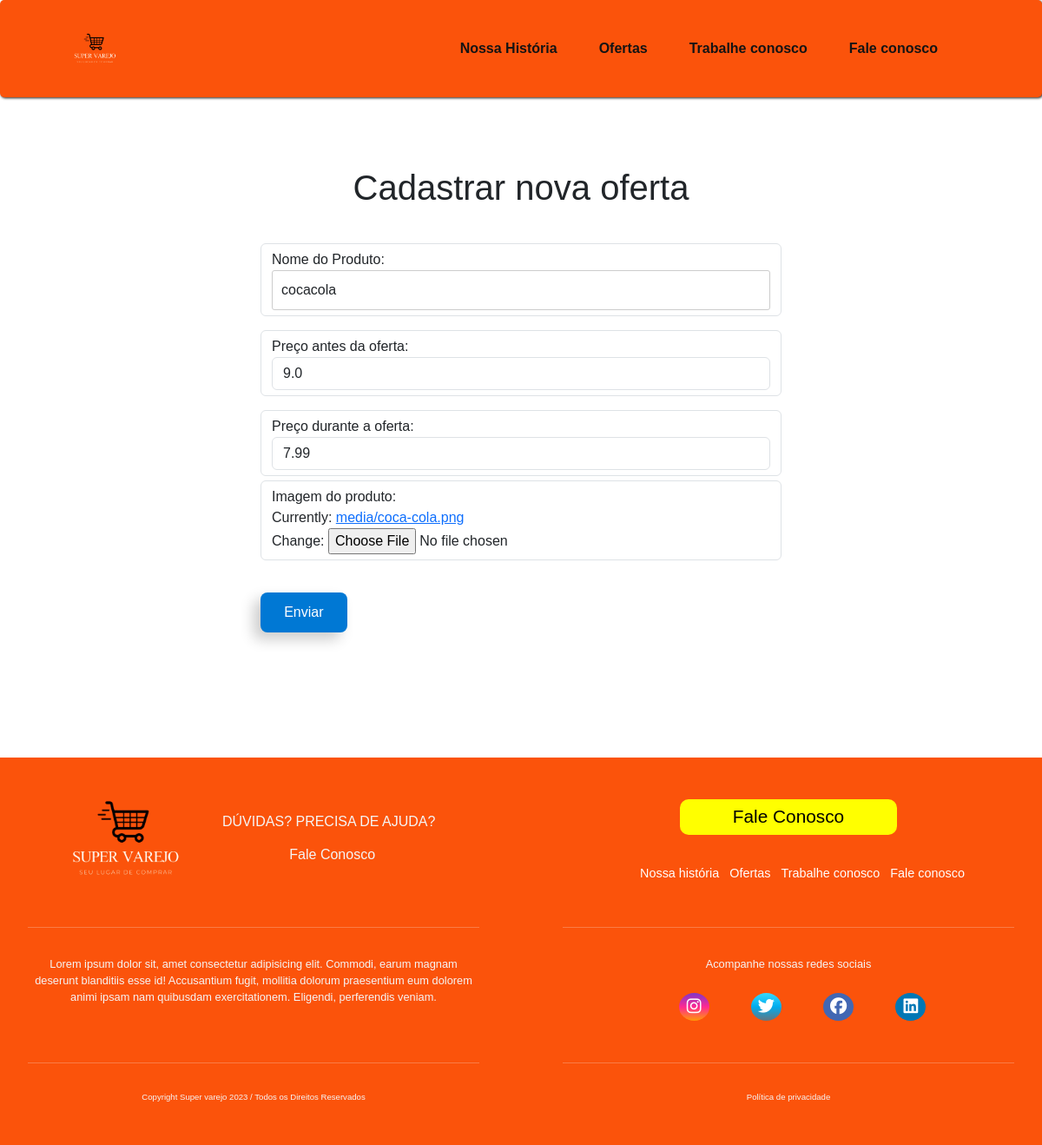
The app's page /ofertas/editar10/ with its own data.
### ofertas/models.py (models this page shows)
class Oferta(models.Model):
    nome_produto = models.CharField(max_length=100)
    valor_antigo = models.FloatField()
    novo_valor = models.FloatField()
    imagem = models.ImageField(upload_to='media')

### ofertas/views.py (the view)
# urls.py: path('ofertas/editar<int:id>/', views.ofertas_editar, name='ofertas_editar'),
def ofertas_editar(request, id):
    oferta = get_object_or_404(Oferta, id=id)
    if request.method == 'POST':
        form = OfertaForm(request.POST, instance=oferta)
        if form.is_valid():
            form.save()
            return redirect('ofertas_admin')
    else:
        form = OfertaForm(instance=oferta)
    return render(request, 'ofertas/pages/form_oferta.html', {'form': form})

### ofertas/forms.py
class OfertaForm(ModelForm):
    class Meta:
        model = Oferta
        fields = '__all__'
        widgets = {
            'nome_produto': forms.TextInput(attrs={'class': 'form-control'}),
            'valor_antigo': forms.NumberInput(attrs={'class': 'form-control'}),
            'novo_valor': forms.NumberInput(attrs={'class': 'form-control'}),
            'imagem_produto': forms.FileInput(attrs={'class': 'form-control'})
        }

### ofertas/templates/ofertas/pages/form_oferta.html (shortened to what this page needs)
{% include 'ofertas/partials/head.html' %}
<body>
    {% include 'ofertas/partials/header.html' %}
    <form class="form_oferta" method="post" enctype="multipart/form-data">
        <div class="mb-3 campo_oferta">
            <h1 class="title_criar_oferta">Cadastrar nova oferta</h1>
            <label for="nome_produto" class="form-control">Nome do Produto: {{form.nome_produto}}</label>
        </div>
        <div class="mb-3">
            <label for="preco_antigo" class="form-control">Preço antes da oferta: {{form.valor_antigo}}</label>
        </div>
        <div class="mb3">
            <label for="preco_novo" class="form-control">Preço durante a oferta: {{form.novo_valor}}</label>
        </div>
        <div class="mb-3">
            <label for="imagem_produto" class="form-control">Imagem do produto: <br>{{form.imagem}}</label>
            <button type="submit">Enviar</button>
        </div>
    </form>
    {% include 'ofertas/partials/footer.html' %}
</body>

### ofertas/static/ofertas/css/style-main.css (style rules this page uses)
:root { --color-background: #FB530B; --color-links: #151414; --color-box: rgb(36, 35, 35); --color-backbot: rgba(16, 15, 16, 0.96); --color-hedlateral: #f4f1f1; --color-black: black; --color-font: #f5f5f5; --color-info-light: #cce5ff; --color-debug-light: #cce5ff; --color-success-light: #d4edda; --color-alert-light: #fff3cd; --color-warning-light: #fff3cd; --color-error-light: #f8d7da; --color-dark-text: #444; --color-info-dark: #4d86c4; --color-debug-dark: #4d86c4; --color-success-dark: #4a9c5d; --color-alert-dark: #927f40; --color-warning-dark: #927f40; --color-error-dark: #da525d; --color-gray-0: #f9f9f9; --color-gray-1: #e0e0e0; --color-gray-2: #c7c7c7; --color-gray-3: #aeaeae; --color-gray-4: #959595; --color-gray-5: #7d7d7d; --color-gray-6: #646464; --color-gray-7: #4b4b4b; --color-gray-8: #323232; --color-gray-9: #191919; --color-index: rgba(40, 168, 185, 0.055); --spacing-gutter-medium: 3rem; --spacing-gutter-large: 4rem; }
* { font-family: Arial, Helvetica, sans-serif; margin: 0; padding: 0; box-sizing: border-box; }

### ofertas/static/ofertas/css/style-header.css (style rules this page uses)
:root { --color-background: #FB530B; --color-links: #151414; --color-box: rgb(36, 35, 35); --color-backbot: rgba(16, 15, 16, 0.96); --color-hedlateral: #f4f1f1; --color-black: black; --color-font: #f5f5f5; }
* { font-family: Arial, Helvetica, sans-serif; margin: 0; padding: 0; box-sizing: border-box; }

### ofertas/static/ofertas/css/style-footer.css (style rules this page uses)
:root { --color-background: #FB530B; --color-links: #151414; --color-box: rgb(36, 35, 35); --color-backbot: rgba(16, 15, 16, 0.96); --color-hedlateral: #f4f1f1; --color-black: black; --color-font: #f5f5f5; }
* { font-family: Arial, Helvetica, sans-serif; margin: 0; padding: 0; box-sizing: border-box; }

### ofertas/static/ofertas/css/style-trabalheconosco.css (style rules this page uses)
:root { --color-background: #FB530B; --color-links: #151414; --color-box: rgb(36, 35, 35); --color-backbot: rgba(16, 15, 16, 0.96); --color-hedlateral: #f4f1f1; --color-black: black; --color-font: #f5f5f5; }
* { font-family: Arial, Helvetica, sans-serif; margin: 0; padding: 0; box-sizing: border-box; }

### ofertas/static/ofertas/css/style-ofertas.css (style rules this page uses)
:root { --color-background: #FB530B; --color-links: #151414; --color-box: rgb(36, 35, 35); --color-backbot: rgba(16, 15, 16, 0.96); --color-hedlateral: #f4f1f1; --color-black: black; --color-font: #f5f5f5; }
* { font-family: Arial, Helvetica, sans-serif; margin: 0; padding: 0; box-sizing: border-box; }
.title_criar_oferta { text-align: center; margin-top: 2rem; }
.form_oferta { max-width: 600px; margin: 0 auto; padding: 3rem 0; }
.form_oferta .title_criar_oferta { margin-bottom: 2.5rem; }
.form_oferta button { margin-top: 2rem; padding: 0.7rem 1.7rem; border-radius: .5rem; transition: all 300ms ease-in-out; box-shadow: -.5rem .5rem 1rem rgba(0, 0, 0, .2); }

### ofertas/static/ofertas/css/style-contato.css (style rules this page uses)
:root { --color-background: #FB530B; --color-links: #151414; --color-box: rgb(36, 35, 35); --color-backbot: rgba(16, 15, 16, 0.96); --color-hedlateral: #f4f1f1; --color-black: black; --color-font: #f5f5f5; }
* { font-family: Arial, Helvetica, sans-serif; margin: 0; padding: 0; box-sizing: border-box; }
label { display: block; margin-bottom: 5px; }
input[type="text"], input[type="email"], input[type="tel"], select { width: 100%; padding: 10px; border: 1px solid #ccc; border-radius: 3px; }
button { background: #0078d4; color: #fff; padding: 10px 15px; border: none; border-radius: 3px; cursor: pointer; }

### records on screen
Oferta: nome_produto "cocacola", valor_antigo "9.0", novo_valor "7.99"
